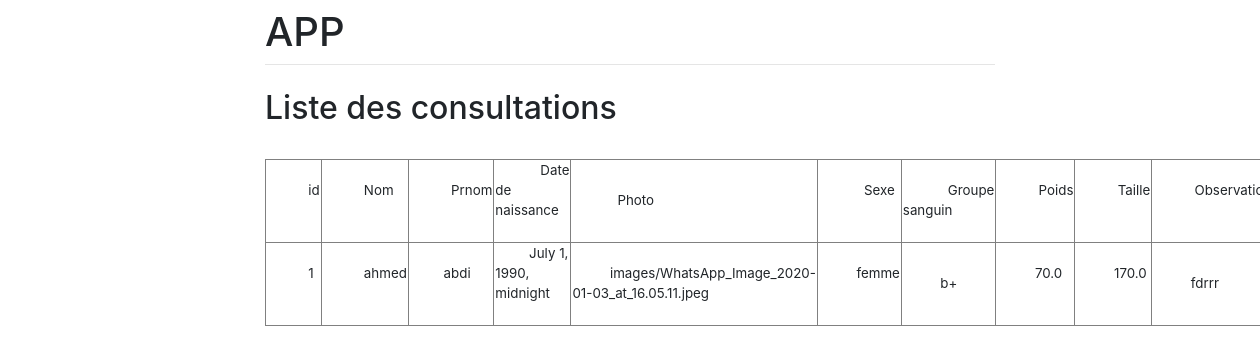
The page /consultation/ on the database as committed earlier.
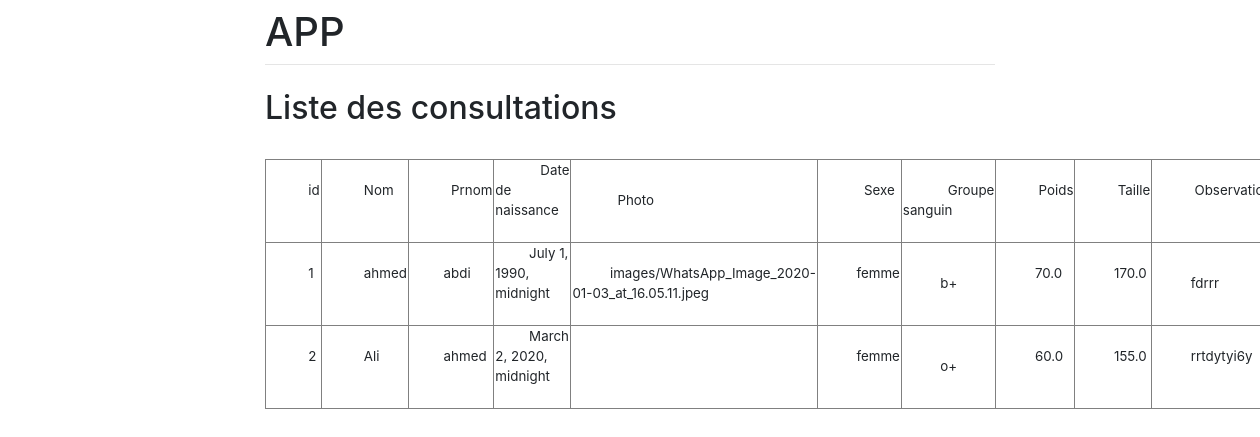
The same page on the database as committed later.
### ConsultationApp/models.py (models this page shows, shortened)
class Consultation(models.Model):
	nom = models.CharField(max_length=200)
	prenom = models.CharField(max_length=200)
	date_naissance= models.DateTimeField()
	photo = models.ImageField(upload_to='images/', blank=True)
	s_choice = (
		('femme', 'Femme'),
		('homme', 'Homme'),
		)
	g_choice = (
		('o-', 'O-'),
		('o+', 'O+'),
		('b+', 'B+'),
		('b-', 'B-'),
		('a-', 'A-'),
		('a+', 'A+'),
		('ab-', 'AB-'),
		('ab+','AB+'),
		)
	sexe = models.CharField(max_length=200, choices=s_choice)
	groupe_sanguin=models.CharField(max_length=200, choices=g_choice)
	poids = models.FloatField(default=0.0)
	taille = models.FloatField(default=0.0)
	observations = models.CharField(max_length=2000)

### ConsultationApp/views.py (the view)
# urls.py: url(r'^consultation/$',Consultation,name='consultation'),
def Consultation(request):
	consultations=models.Consultation.objects.all()
	context={
	'consultations':consultations
	}
	return render(request,'consultations.html',context)

### ConsultationApp/templates/consultations.html
{% extends 'base.html' %}
{% block content %}
<h2>Liste des consultations</h2>
<table border="1" style="font-size : 10pt">
    <tr>
        <td>
           id
        </td>
        <td>
           Nom
        </td>
         <td>
           Prnom
        </td>
         <td>
            Date de naissance
        </td>
        <td>
            Photo
        </td>
         <td>
            Sexe
        </td>
         <td>
            Groupe sanguin
        </td>
         <td>
           Poids
        </td>
         <td>
           Taille
        </td>
        <td>
           Observations
        </td>
    </tr>
{% for consultation in consultations %}
  <tr>
        <td>
           {{consultation.id}}
        </td>
         <td>
           {{consultation.nom}}
        </td>
         <td>
         {{consultation.prenom}}
        </td>
         <td>
         {{consultation.date_naissance}}
        </td>
        <td>
          {{consultation.photo}}
        </td>
         <td>
          {{consultation.sexe}}
        </td>
         <td>
          {{consultation.groupe_sanguin}}
        </td>
         <td>
          {{consultation.poids}}
        </td>
         <td>
          {{consultation.taille}}
        </td>
         <td>
          {{consultation.observations}}
        </td>
    </tr>
{%endfor%}
</table>
{% endblock %}

### ConsultationApp/templates/base.html (shortened to what this page needs)
<!doctype html>
<html lang="en">
  <head>
    <link rel="stylesheet" href="https://stackpath.bootstrapcdn.com/bootstrap/4.1.3/css/bootstrap.min.css">
  </head>
  <body>
    <div class="container">
      <div class="row justify-content-center">
        <div class="col-8">
          <h1 class="mt-2">APP</h1>
          <hr class="mt-0 mb-4">
          {% block content %}
          {% endblock %}
        </div>
      </div>
    </div>
  </body>
</html>

Rows that differ between the two databases and show on the page:
added Consultation: id "2", nom "Ali", prenom "ahmed", date_naissance "March 2, 2020, midnight", sexe "femme", groupe_sanguin "o+", poids "60.0", taille "155.0", observations "rrtdytyi6y"
